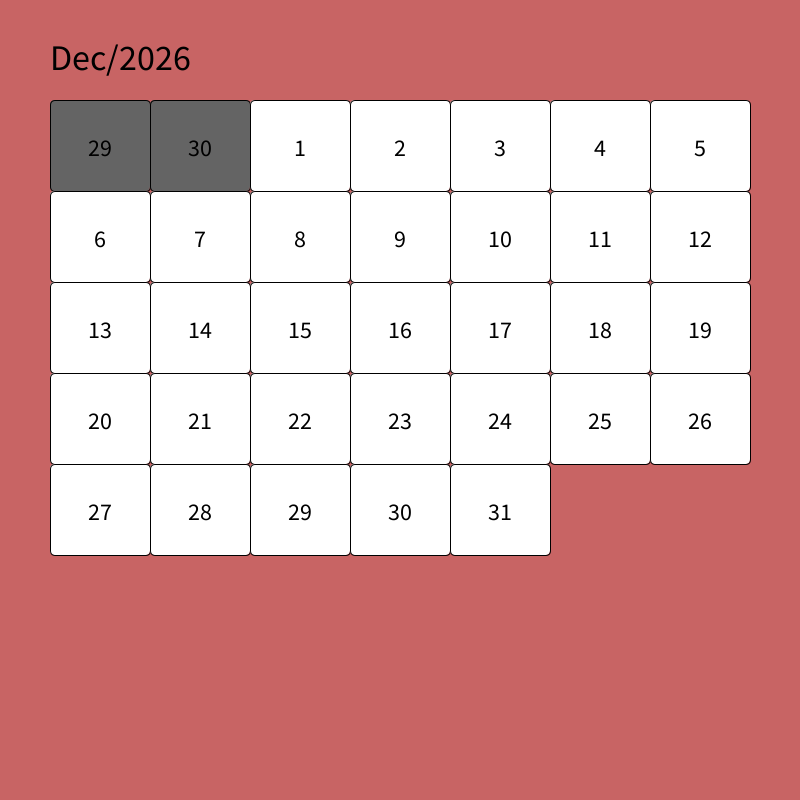
Frame 1 (no input)
Frame 60 (the mouse pressed at the canvas centre just before this capture): identical to frame 1, image omitted
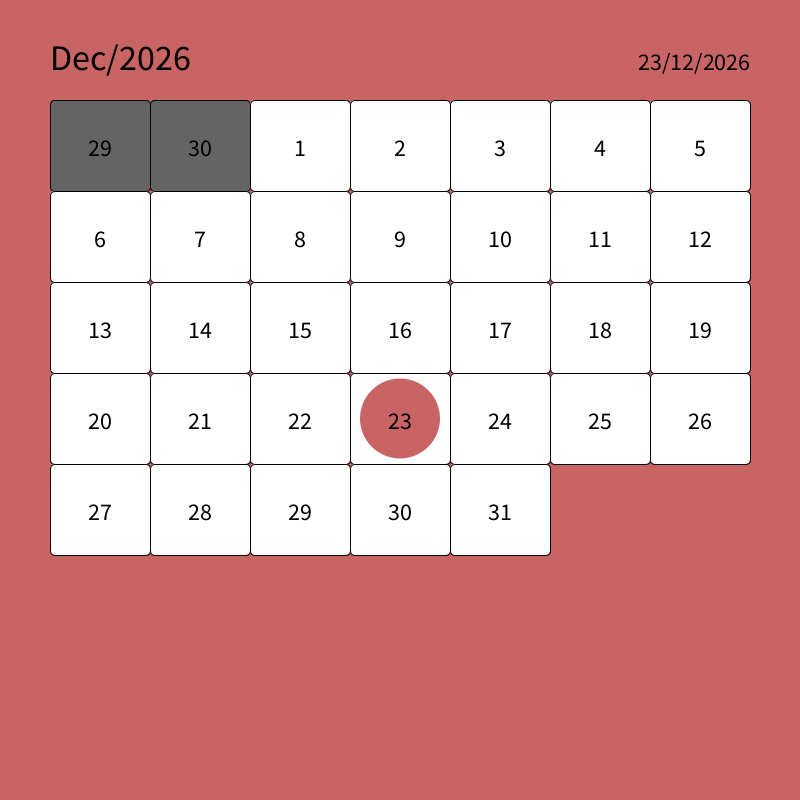
Frame 120 (the mouse held since frame 60 and released just before this capture)

The Processing sketch that drew these frames (run headless with seeded random() and noise(); from frame 60 on, the mouse is pressed at the canvas centre):

// Processing sketch: calendari_002
// ── calendari_002.pde

// Variable de Calendari
Calendari c;

String[][] datesClau = {{"2021-03-15", "CUMPLE"}, {"2021-03-28", "FESTA"}};

void setup(){
  size(800,800);
  // Crea el Calendari
  c = new Calendari(50,100,700,550, datesClau);
}

void draw(){
  
  background(200, 100, 100);
  
  // Dibuixa el calendari
  c.display();
}

void keyPressed(){
  // Anar un mes enrere
  if(keyCode==LEFT){
    c.prevMonth();
    println("PREV MONTH");
  }
  // Anar un mes endavant
  else if(keyCode==RIGHT){
    c.nextMonth();
    println("PREV MONTH");
  }
}

void mousePressed(){
  // Comprovar si clicam sobre botons del Calendari
  c.checkButtons();
}

// ── Calendari.pde
import java.util.Calendar;

class Calendari {
  
  // Textos representatius dels mesos
  String[] months = {"Jan","Feb","Mar","Apr","May","Jun",
                     "Jul","Aug","Sep","Oct","Nov","Dec"};

  // Informació del calendari
  int any, mes, dia;
  int numDaysMonth, numDaysPrevMonth;
  int dayOfWeek, firstDay;
  
  // Data seleccionada
  boolean dateSelected = false;
  int selectedDay=0, selectedMonth=0, selectedYear=0;
  
  // Calendari actual, i del mes anterior
  Calendar cal, cPrev;
  
  // Botons del calendari
  DayButton[] buttons;
  
  // Dimensions del calendari
  int x, y, w, h;
  
  // Special dates & info
  String[][] specialDates;
  
  
  // Constructor
  Calendari(int x, int y, int w, int h, String[][] datesClau){
    
    this.buttons = new DayButton[37];
    
    this.cal = Calendar.getInstance();
    cal.set(Calendar.DAY_OF_MONTH, 1);
    
    this.any = cal.get(Calendar.YEAR);
    this.mes = cal.get(Calendar.MONTH) + 1;
    this.dia = cal.get(Calendar.DATE);
    
    this.numDaysMonth = cal.getActualMaximum(Calendar.DAY_OF_MONTH);

    this.dayOfWeek = cal.get(Calendar.DAY_OF_WEEK);
    if(dayOfWeek==Calendar.SUNDAY){ this.dayOfWeek = 6; }
    else { this.dayOfWeek  = this.dayOfWeek - 2; }

    cal.set(Calendar.DAY_OF_WEEK, cal.getFirstDayOfWeek());
    this.firstDay = cal.get(Calendar.DATE);

    cPrev = Calendar.getInstance();
    setPrevCalendar(1, this.mes-2, this.any);
    
    this.numDaysPrevMonth = cPrev.getActualMaximum(Calendar.DAY_OF_MONTH);

    this.x = x; this.y = y; this.w = w; this.h = h;
    
    setSpecialDates(datesClau);
    createCalendar(x, y, w, h);
  }
  
  // Setters
  
  void setCalendar(int d, int m, int y){
    cal.set(Calendar.YEAR, y);
    cal.set(Calendar.MONTH, m);
    cal.set(Calendar.DATE, d);
  }
  
  void setPrevCalendar(int d, int m, int y){
    cPrev.set(Calendar.YEAR, y);
    cPrev.set(Calendar.MONTH, m);
    cPrev.set(Calendar.DATE, d);
  }
  
  void setSelectedDate(int d, int m, int y){
    this.selectedDay = d;
    this.selectedMonth = m;
    this.selectedYear = y;
  }
  
  // Assigna dies especials a mostrar en el calendari
  void setSpecialDates(String[][] info){
    this.specialDates = info;
    createCalendar(x, y, w, h);
  }
  
  String getSpecialDateInfo(String date){
    for(int i=0; i<specialDates.length; i++){
      if(this.specialDates[i][0].equals(date)){
        return specialDates[i][1];
      }
    }
    return "";
  }
  
  boolean isSpecialDate(String date){
    for(int i=0; i<specialDates.length; i++){
      if(this.specialDates[i][0].equals(date)){
        return true;
      }
    }
    return false;
  }
  
  // Va un mes enrera en el Calendari
  void prevMonth(){
    
    this.buttons = new DayButton[37];
    
    this.mes --;
    if(this.mes==0){
      this.mes = 12;
      this.any--;
    }
    setCalendar(this.dia, this.mes -1, this.any);
    
    this.numDaysMonth = cal.getActualMaximum(Calendar.DAY_OF_MONTH);
    
    this.dayOfWeek = cal.get(Calendar.DAY_OF_WEEK);
    if(dayOfWeek==Calendar.SUNDAY){ this.dayOfWeek = 6; }
    else { this.dayOfWeek  = this.dayOfWeek - 2; }

    cal.set(Calendar.DAY_OF_WEEK, cal.getFirstDayOfWeek());
    this.firstDay = cal.get(Calendar.DATE);
    
    setPrevCalendar(1, this.mes -2, this.any);
    this.numDaysPrevMonth = cPrev.getActualMaximum(Calendar.DAY_OF_MONTH);

    createCalendar(x, y, w, h);
  }
  
  void createCalendar(int x, int y, int w, int h){
    
    float dayWidth  = w / 7;
    float dayHeight = h / 6;
    int numDia = 1;
    int f = 0, nb = 0;
    
    this.buttons = new DayButton[37];
    
    while(numDia<=numDaysMonth){
      
      if(firstDay!=1 && f==0){
        int cPrev=0;
        for(int p=firstDay, c=0; p<=numDaysPrevMonth; p++, c++){
          buttons[nb] = new DayButton(x + c*dayWidth, y + f*dayHeight, dayWidth, dayHeight, p, mes, any);
          buttons[nb].setEnabled(false);
          cPrev++; nb++;
        }
        for(int c=cPrev; c<7; c++){
          buttons[nb] = new DayButton(x + c*dayWidth, y + f*dayHeight, dayWidth, dayHeight, numDia, mes, any);
          String d = (numDia<10) ? ("0"+numDia) : String.valueOf(numDia);
          String m = (mes<10) ? ("0"+mes) : String.valueOf(mes);
          if(isSpecialDate(any+"-"+m+"-"+d)){
            buttons[nb].setSelected2(true);
            String info = getSpecialDateInfo(any+"-"+m+"-"+d);
            buttons[nb].setInfo(info);
          }
          numDia++; nb++;
        }
        f++;
      }
      else {
        for(int c=0; c<7; c++){
          buttons[nb] = new DayButton(x + c*dayWidth, y + f*dayHeight, dayWidth, dayHeight, numDia, mes, any);
          String d = (numDia<10) ? ("0"+numDia) : String.valueOf(numDia);
          String m = (mes<10) ? ("0"+mes) : String.valueOf(mes);
          if(isSpecialDate(any+"-"+m+"-"+d)){
            buttons[nb].setSelected2(true);
            String info = getSpecialDateInfo(any+"-"+m+"-"+d);
            buttons[nb].setInfo(info);
          }
          numDia++; nb++;
          if(numDia>numDaysMonth){ break; }
        }
        f++;
      }
    }
  }
  
  // Va un mes endavant en el calendari
  void nextMonth(){
    
    this.buttons = new DayButton[37];
    
    this.mes ++;
    if(this.mes==13){
      this.mes = 1;
      this.any++;
    }
    setCalendar(this.dia, this.mes-1, this.any);
    
    this.numDaysMonth = cal.getActualMaximum(Calendar.DAY_OF_MONTH);
    
    this.dayOfWeek = cal.get(Calendar.DAY_OF_WEEK);
    if(dayOfWeek==Calendar.SUNDAY){ this.dayOfWeek = 6; }
    else { this.dayOfWeek  = this.dayOfWeek - 2; }

    cal.set(Calendar.DAY_OF_WEEK, cal.getFirstDayOfWeek());
    this.firstDay = cal.get(Calendar.DATE);
    
    setPrevCalendar(1, this.mes-2, this.any);
    
    this.numDaysPrevMonth = cPrev.getActualMaximum(Calendar.DAY_OF_MONTH);
    
    createCalendar(x, y, w, h);
  }
  

  
  // Dibuixa el Calendari
  void display(){
    fill(0); textSize(36); textAlign(LEFT);
    text(months[mes-1]+"/"+any, x, y - 30);
    for(DayButton b : buttons){
      if(b!=null){
        b.display();
      }
    }
    
    if(dateSelected){
      String dateText = this.selectedDay+"/"+this.selectedMonth+"/"+this.selectedYear;
      fill(0); textSize(24); textAlign(RIGHT);
      text(dateText, x+w, y - 30);
    }
  }
  
  
  // Comprova si pitjam sobre els botons del Calendari
  void checkButtons(){
    for(DayButton b : buttons){
      if((b!=null)&&(b.enabled)&&(b.mouseOver())){
        boolean prevState = b.selected;
        deselectAll();
        b.setSelected(!prevState);
        if(b.selected){
          dateSelected = true;
          setSelectedDate(b.dia,b.mes,b.any);
        }
        else {
          dateSelected = false;
        }
      }
    }
  }
  
  // Deselecciona tots els botons del Calendari
  void deselectAll(){
    for(DayButton b : buttons){
      if(b!=null){
        b.setSelected(false);
      }
    }
  }
  
}

// ── DayButton.pde
class DayButton {
  
  // Dimensions del botó
  float x, y, w, h;
  
  // Data representativa
  int dia, mes, any;
  
  // Estats del botó
  boolean selected, selected2, enabled;
  
  String info;
  
  // Constructor
  DayButton(float x, float y, float w, float h, int d, int m, int a){
    this.x = x; this.y=y; this.w = w; this.h = h;
    this.dia = d; this.mes = m; this.any = a;
    this.selected = false;
    this.selected2 = false;
    this.enabled = true;
  }
  
  // Setters
  
  void setEnabled(boolean b){
    this.enabled = b;
  }
  
  void setSelected(boolean b){
    this.selected = b;
  }
  
  void setSelected2(boolean b){
    this.selected2 = b;
  }
  
  void setInfo(String info){
    this.info = info;
  }
  
  
  // Dibuixa el botó
  void display(){
    pushStyle();
    if(enabled){
      fill(255); 
    }
    else{
      fill(100); 
    }
    stroke(0); strokeWeight(1);
    rect(x, y, w, h, 5);
    if(selected){
      fill(200, 100, 100); noStroke();
      ellipse(x + w/2, y+h/2, 80, 80);
    }
    if(selected2){
      fill(10, 200, 100); noStroke();
      ellipse(x + w/2, y+h/2, 80, 80);
      fill(200);  textSize(10); textAlign(CENTER);
      text(info, x + w/2, y+h/1.25);
    }
    fill(0); textSize(24); textAlign(CENTER);
    text(dia, x + w/2, y + h/2 + 10);
    popStyle();
  }
  
  // Ratolí sobre el botó
  boolean mouseOver(){
    return mouseX>=this.x && mouseX<=this.x+this.w &&
           mouseY>=this.y && mouseY<=this.y+this.h;
  }
  
  
}
